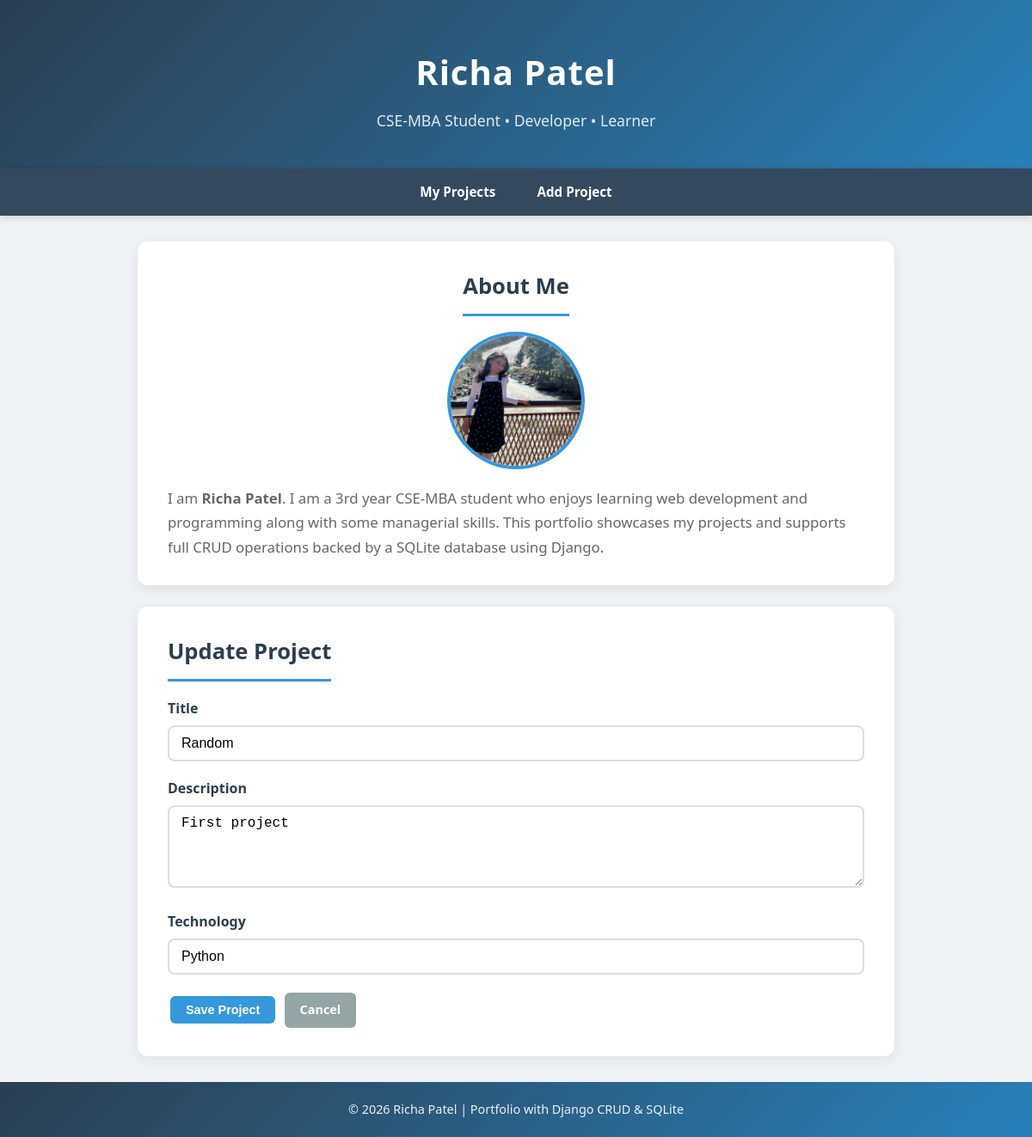
The app's page /update/1/ with its own data.
### crud/models.py (models this page shows, shortened)
class Project(models.Model):
    title = models.CharField(max_length=200)
    description = models.TextField()
    technology = models.CharField(max_length=200)
    created_at = models.DateTimeField(auto_now_add=True)

### crud/views.py (the view)
# urls.py: path('update/<int:pk>/', views.project_update, name='project_update'),
def project_update(request, pk):
    project = get_object_or_404(Project, pk=pk)
    if request.method == 'POST':
        form = ProjectForm(request.POST, instance=project)
        if form.is_valid():
            form.save()
            return redirect('project_list')
    else:
        form = ProjectForm(instance=project)
    return render(request, 'crud/project_form.html', {'form': form, 'title': 'Update Project'})

### crud/forms.py
class ProjectForm(forms.ModelForm):
    class Meta:
        model = Project
        fields = ['title', 'description', 'technology']
        widgets = {
            'title': forms.TextInput(attrs={'class': 'form-input', 'placeholder': 'e.g. Student Management System'}),
            'description': forms.Textarea(attrs={'class': 'form-input', 'placeholder': 'Brief description of the project', 'rows': 4}),
            'technology': forms.TextInput(attrs={'class': 'form-input', 'placeholder': 'e.g. Python, Django, SQLite'}),
        }

### crud/templates/crud/project_form.html (shortened to what this page needs)
{% extends 'crud/base.html' %}
{% block content %}
<section>
    <h2>{{ title }}</h2>
    <form method="post">
        {% for field in form %}
        <div class="form-group">
            <label for="{{ field.id_for_label }}">{{ field.label }}</label>
            {{ field }}
        </div>
        {% endfor %}
        <button type="submit" class="btn btn-add">Save Project</button>
        <a href="{% url 'project_list' %}" class="btn btn-cancel">Cancel</a>
    </form>
</section>
{% endblock %}

### crud/static/crud/style.css (style rules this page uses)
:root { --primary: #2c3e50; --primary-light: #34495e; --accent: #3498db; --accent-dark: #2980b9; --bg: #f0f2f5; --white: #ffffff; --text: #333333; --text-light: #666666; --shadow: 0 4px 15px rgba(0, 0, 0, 0.08); --shadow-hover: 0 8px 25px rgba(0, 0, 0, 0.15); --radius: 12px; --transition: 0.3s ease; }
* { margin: 0; padding: 0; box-sizing: border-box; }
html { scroll-behavior: smooth; }
body { font-family: 'Segoe UI', Tahoma, Geneva, Verdana, sans-serif; background: var(--bg); color: var(--text); line-height: 1.7; }
section { background: var(--white); margin: 25px 0; padding: 30px 35px; border-radius: var(--radius); box-shadow: var(--shadow); transition: transform var(--transition), box-shadow var(--transition); }
h2 { color: var(--primary); font-size: 1.6rem; margin-bottom: 18px; padding-bottom: 10px; border-bottom: 3px solid var(--accent); display: inline-block; }
.btn { display: inline-block; padding: 8px 18px; border-radius: 6px; text-decoration: none; font-weight: 600; font-size: 0.9rem; cursor: pointer; border: none; transition: all var(--transition); margin: 3px; }
.btn-add { background: var(--accent); color: var(--white); }
.btn-cancel { background: #95a5a6; color: var(--white); }
.form-group { margin-bottom: 18px; }
.form-group label { display: block; font-weight: 600; margin-bottom: 6px; color: var(--primary); }
.form-input { width: 100%; padding: 10px 14px; border: 2px solid #ddd; border-radius: 8px; font-size: 1rem; transition: border-color var(--transition); }

### records on screen
Project: form "Random" "First project" "Python"

### other values on screen
{{ title }} "Update Project"
{{ field.label }} "Title" "Description" "Technology"
